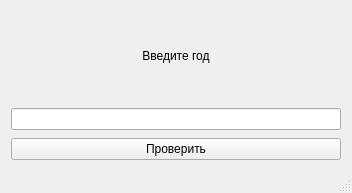
<?xml version="1.0" encoding="UTF-8"?>
<ui version="4.0">
 <class>MainWindow</class>
 <widget class="QMainWindow" name="MainWindow">
  <property name="geometry">
   <rect>
    <x>0</x>
    <y>0</y>
    <width>352</width>
    <height>193</height>
   </rect>
  </property>
  <property name="windowTitle">
   <string>MainWindow</string>
  </property>
  <widget class="QWidget" name="centralWidget">
   <layout class="QVBoxLayout" name="verticalLayout_2">
    <item>
     <layout class="QVBoxLayout" name="verticalLayout">
      <property name="spacing">
       <number>8</number>
      </property>
      <item>
       <widget class="QLabel" name="label">
        <property name="text">
         <string>Введите год</string>
        </property>
        <property name="alignment">
         <set>Qt::AlignCenter</set>
        </property>
       </widget>
      </item>
      <item>
       <widget class="QLineEdit" name="lineEdit"/>
      </item>
      <item>
       <widget class="QPushButton" name="checkButton">
        <property name="text">
         <string>Проверить</string>
        </property>
       </widget>
      </item>
     </layout>
    </item>
   </layout>
  </widget>
  <widget class="QStatusBar" name="statusBar"/>
 </widget>
 <layoutdefault spacing="6" margin="11"/>
 <resources/>
 <connections/>
</ui>
